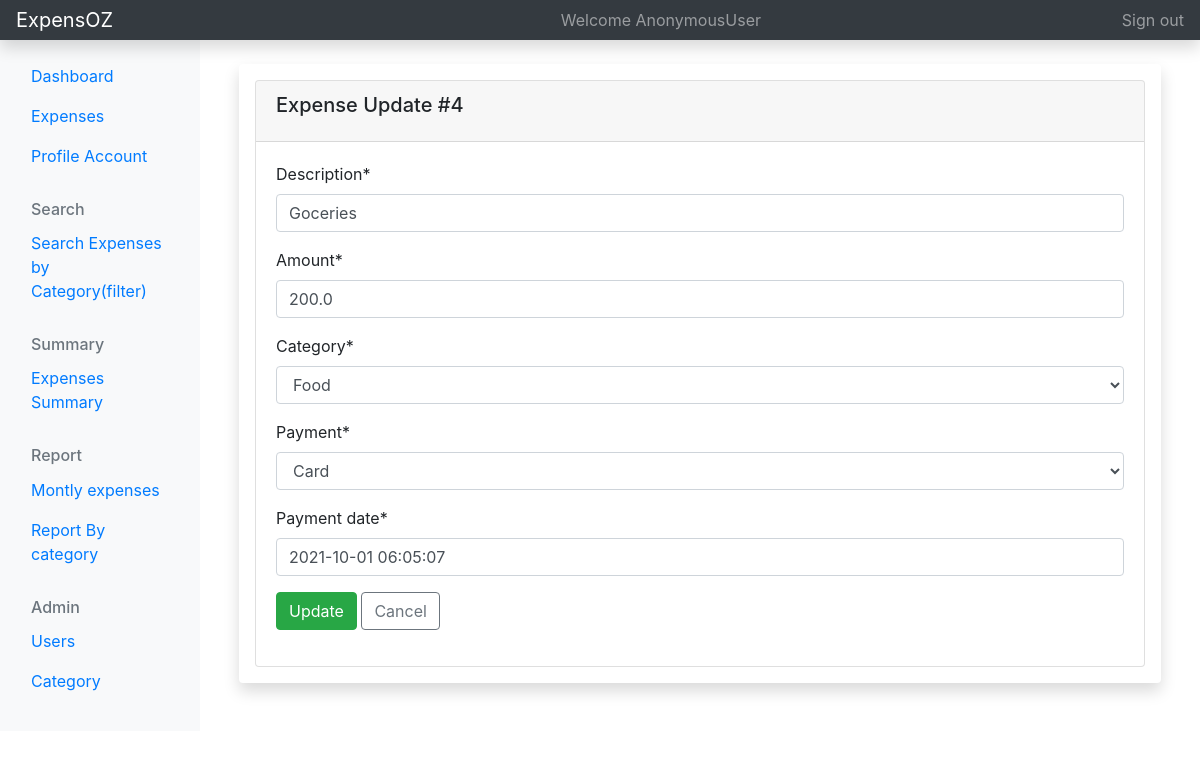
The page /expense/4/update/ on the database its author committed.
### expense/models.py (models this page shows, shortened)
class Expense(models.Model):
    description=models.CharField(max_length=200)
    amount= models.FloatField()
    category = models.ForeignKey(Category, on_delete=models.CASCADE)
    payment = models.ForeignKey(Payment, on_delete=models.CASCADE,null=True)
    payment_date= models.DateTimeField(default=now)
    created_on= models.DateTimeField(auto_now_add=True)
    last_modified= models.DateTimeField(auto_now=True)
    author = models.ForeignKey(User, default=True, on_delete=models.CASCADE)
    class Meta:
        ordering = ['-created_on']

### expense/views.py (the view)
# urls.py: path('<int:pk>/update/', ExpenseUpdateView.as_view(), name='expense-update'),
class ExpenseUpdateView(UpdateView):
    model = Expense
    template_name = 'expense/expense_update.html'
    fields = ['description','amount','category','payment','payment_date']

### expense/models.py (called while the page is built)
    def __str__(self):
        return self.name

    def __str__(self):
        return self.name

### expense/templates/expense/expense_update.html (shortened to what this page needs)
{% extends 'expense/base.html'%}
{% load crispy_forms_tags %}
{% block content %}
<div class="container mt-4"">
<div class="shadow p-3 mb-5 bg-white rounded">
<div class="card">
    <div class="card-header">
        <h5 class="card-title">Expense Update #{{expense.id}} </h5>
    </div>
    <div class="card-body">
        	<form method="POST" enctype="multipart/form-data">
            {{form|crispy}}
            <button type="submit" class="btn btn-success" href="{% url 'expense-update' expense.id %}">Update</button>
            <a class="btn btn-outline-secondary" href="{% url 'expense-list'  %}"> Cancel</a>
        </form>
    </div>
</div>
</div>
</div>
{% endblock %}

### rows shown on the page
Expense: id "4", description "Goceries", amount "200.0", category "Food", payment "Card", payment_date "2021-10-01 06:05:07"

### other values the page prints
{{ user }} "AnonymousUser"
